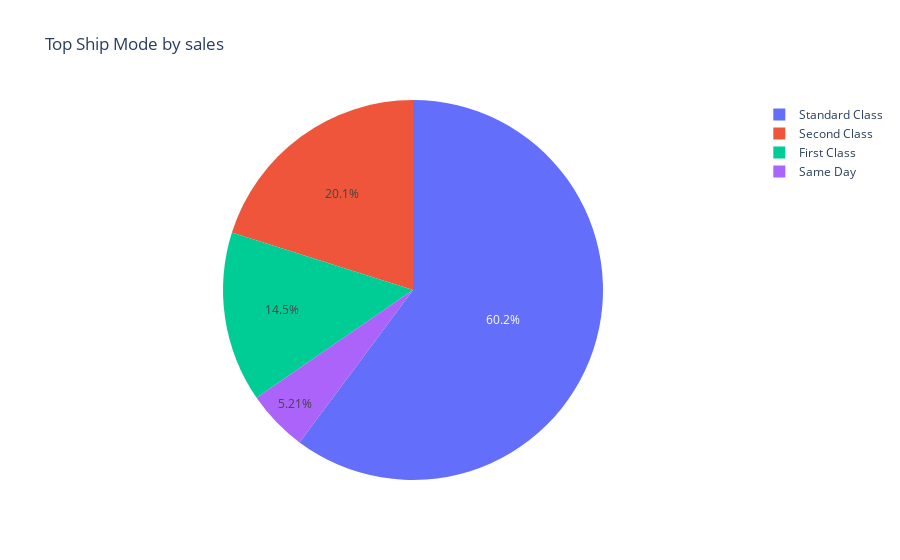

Notebook code cell kept with this figure:
### Code cell
top_ShipMode=df.groupby('Ship Mode')['Sales'].sum().reset_index().sort_values(by='Sales',ascending=False)
fig=px.pie(top_ShipMode,names='Ship Mode',values='Sales',title='Top Ship Mode by sales')
fig.show()

### Figure 1 — Plotly figure (JSON) as saved in the notebook; plotly's stock layout.template omitted (floating-point values rounded to 4 significant figures)
{"data": [{"domain": {"x": [0, 1], "y": [0, 1]}, "hovertemplate": "Ship Mode=%{label}<br>Sales=%{value}<extra></extra>", "labels": ["Standard Class", "Second Class", "First Class", "Same Day"], "legendgroup": "", "name": "", "showlegend": true, "type": "pie", "values": [5321000.0, 1778000.0, 1281000.0, 460500.0]}], "layout": {"legend": {"tracegroupgap": 0}, "title": {"text": "Top Ship Mode by sales"}}}
